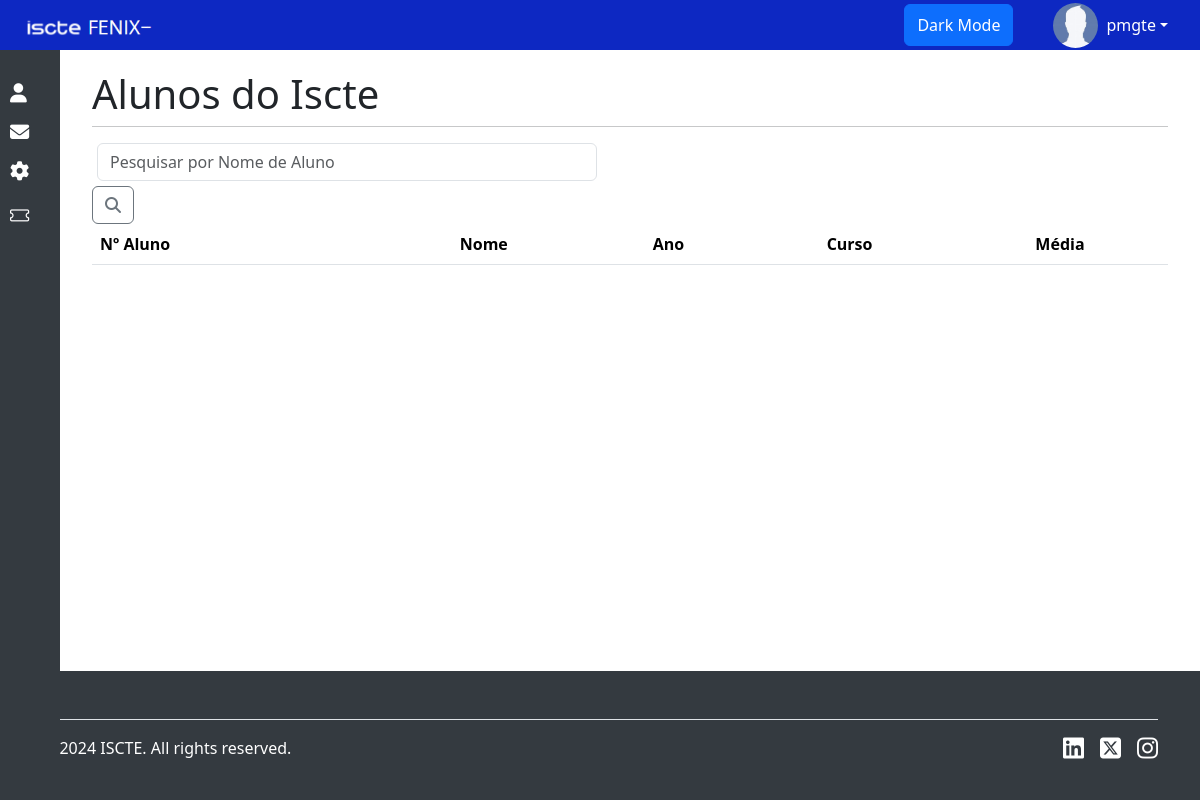
The app's page /Vitae/Alunos (signed in), older data.
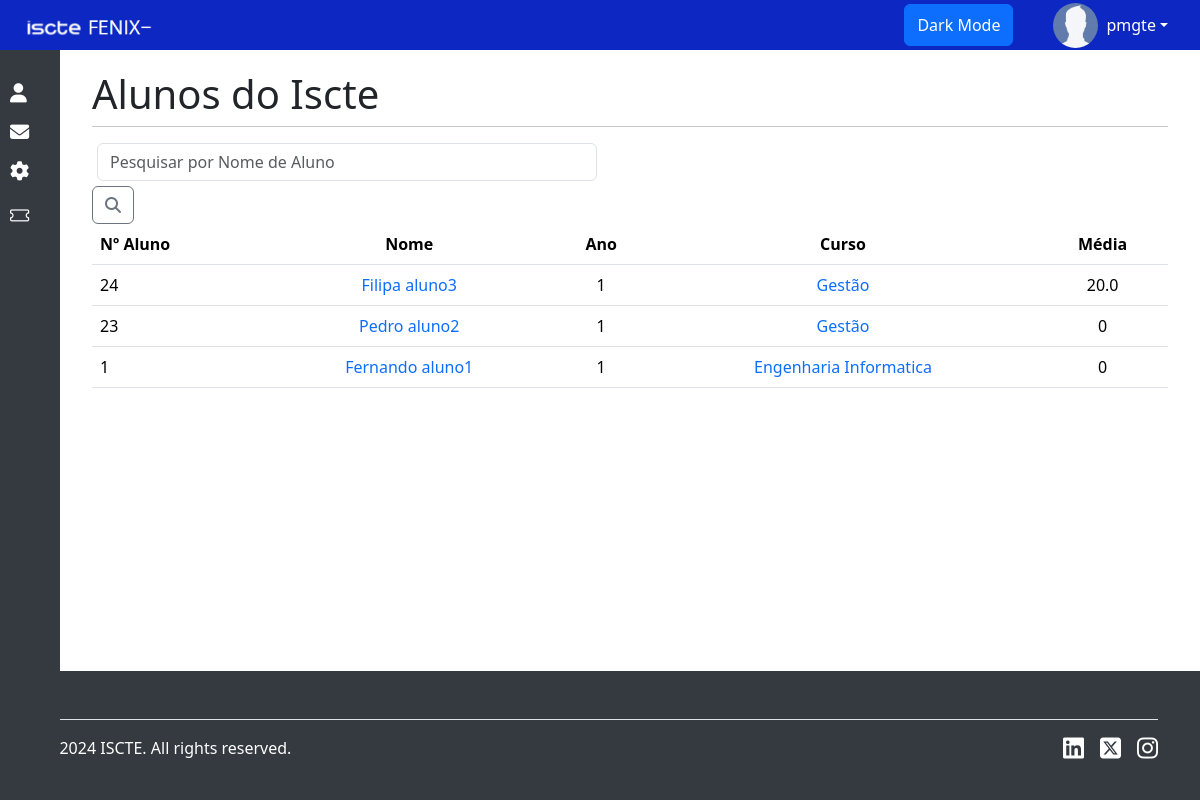
The same page, newer data.
### Vitae/models.py (models this page shows, shortened)
class Matricula(models.Model):
    curso = models.ForeignKey(Curso, on_delete=models.CASCADE)
    aluno = models.ForeignKey(Aluno, on_delete=models.CASCADE)
    ano = models.IntegerField(default=1)
    class Meta:
        constraints = [
            models.UniqueConstraint(fields=['curso', 'aluno'], name='unique_matricula'),
        ]
    def get_media(self):
        planos = PlanoCurricular.objects.filter(curso=self.curso)
        ucs = []
        for uc in planos:
            ucs.append(uc.uc)
        notas = Nota.objects.filter(aluno=self.aluno, uc__in=ucs)
        count_nota = 0
        count_creditos = 0
        for nota in notas:
            creds = nota.uc.creditos
            count_nota += (nota.nota * creds)
            count_creditos += creds
        if count_creditos > 0:
            return count_nota / count_creditos
        else:
            return 0

class Aluno(models.Model):
    numeroAluno = models.IntegerField(primary_key=True)
    foto = models.ImageField(upload_to='alunos', default='', blank=True)
    curso = models.ForeignKey(Curso, on_delete=models.CASCADE)
    user = models.OneToOneField(User, on_delete=models.CASCADE)
    telefone = models.IntegerField(blank=True, null=True)
    morada = models.CharField(max_length=20, blank=True, null=True)
    instagram = models.CharField(max_length=20, blank=True, null=True)
    github = models.CharField(max_length=20, blank=True, null=True)
    facebook = models.CharField(max_length=20, blank=True, null=True)
    data_de_nascimento = models.DateField(blank=True, null=True)

class Curso(models.Model):
    codigo = models.IntegerField(primary_key=True)
    acronimo = models.CharField(max_length=4, unique=True)
    designacao = models.CharField(max_length=100)
    creditos = models.IntegerField()
    descricao = models.TextField()
    coordenador = models.OneToOneField(Professor, on_delete=models.CASCADE)
    def __str__(self):
        return self.designacao

class PlanoCurricular(models.Model):
    uc = models.ForeignKey(UC, on_delete=models.CASCADE)
    curso = models.ForeignKey(Curso, on_delete=models.CASCADE)
    ano = models.IntegerField()
    semestre = models.IntegerField()
    class Meta:
        constraints = [
            models.UniqueConstraint(fields=['uc', 'curso'], name='unique_plano_curricular'),
        ]

class UC(models.Model):
    acronimo = models.CharField(max_length=6, unique=True)
    designacao = models.CharField(max_length=100)
    creditos = models.IntegerField()
    descricao = models.TextField()
    coordenador = models.ForeignKey(Professor, on_delete=models.CASCADE)

class Nota(models.Model):
    aluno = models.ForeignKey(Aluno, on_delete=models.CASCADE)
    nota = models.IntegerField(validators=[MinValueValidator(10), MaxValueValidator(20)], null=True, blank=True)
    uc = models.ForeignKey(UC, on_delete=models.CASCADE)

### Vitae/views.py (the view)
# urls.py: path('Alunos', views.listarAlunos, name='listarAlunos'),
@login_required(login_url='login')
def listarAlunos(request):
    try:
        pesquisa = request.GET.get('search')
        if pesquisa:
            aluno = Aluno.objects.filter(user__first_name__contains=pesquisa)
            matriculados = Matricula.objects.filter(aluno__in=aluno)
            return render(request, 'Vitae/listar_alunos.html', {'matriculados': matriculados})
        else:
            matriculados = Matricula.objects.all()
            return render(request, 'Vitae/listar_alunos.html', {'matriculados': matriculados})
    except KeyError:
        messages.warning(request, "Ocorreu um erro com o seu pedido")
        return HttpResponseRedirect(reverse('FenixMenos'))

### Templates/Vitae/listar_alunos.html (shortened to what this page needs)
{% extends "skeleton.html" %}
{% load static %}
{% block content %}
    <div id="page-content-wrapper">
        <div class="container-fluid">
            <h1> Alunos do Iscte </h1>
            <hr class="mt-2">
            <form method="get">
                <input type="search" class="form-control" id="search" placeholder="Pesquisar por Nome de Aluno" name="search" style="width: 500px">
                <button class="btn btn-outline-secondary" type="submit" id="button-addon2"><i class="fa fa-search"></i></button>
            </form>
            <table class="table table-hover">
                <thead>
                <tr>
                    <th scope="col"> Nº Aluno </th>
                    <th scope="col" class="text-center"> Nome </th>
                    <th scope="col" class="text-center"> Ano </th>
                    <th scope="col" class="text-center"> Curso </th>
                    <th scope="col" class="text-center"> Média </th>
                </tr>
                </thead>
                <tbody>
                {% for matricula in matriculados %}
                    <tr>
                        <td> {{ matricula.aluno.numeroAluno }}</td>
                        <td class="text-center"><a href="{% url 'Vitae:cv' matricula.aluno.user.username %}" class="link-underline link-underline-opacity-0">{{ matricula.aluno.user.get_full_name }} </a></td>
                        <td class="text-center"> {{ matricula.ano }}</td>
                        <td class="text-center"><a href="{% url 'Vitae:detalhes_curso' matricula.curso.acronimo %}" class="link-underline link-underline-opacity-0"> {{ matricula.curso }} </a></td>
                        <td class="text-center"> {{ matricula.get_media }} </td>
                    </tr>
                {% endfor %}
                </tbody>
            </table>
        </div>
    </div>
{% endblock %}

### Templates/skeleton.html (shortened to what this page needs)
<!DOCTYPE html>
<html lang="en">
<head>
    <link href="https://cdn.jsdelivr.net/npm/bootstrap@5.3.3/dist/css/bootstrap.min.css" rel="stylesheet">
    <link rel="stylesheet" href="https://cdn.jsdelivr.net/npm/bootstrap-icons@1.11.3/font/bootstrap-icons.min.css">
    {% load static %}
    {% load static %}
    <link rel="stylesheet" href="{% static 'FenixMenos/CSS/style.css' %}">
</head>
<body>
<header>
    <nav class="navbar navbar-expand-lg navbar-light ">
        <div class="container-fluid">
            <a class="navbar-brand" href="{% url 'index' %}">
                <img src="{% static 'FenixMenos/Imagens/Iscte-logo.png' %}" alt="ISCTE Logo" style="height: 50px;">
            </a>
            <ul class="navbar-nav ms-auto">
                {% if user.is_authenticated %}
                    <div class="d-flex align-items-center">
                        <button id="toggleDark" class="btn btn-primary"> Dark Mode </button>
                    </div>
                    <li class="nav-item dropdown ml-3">
                        <a class="nav-link dropdown-toggle d-flex align-items-center text-white" href="#" id="navbarDropdown" role="button" data-bs-toggle="dropdown" aria-expanded="false">
    <span class="me-2">
        {% if request.user.is_authenticated %}
            {% if request.user.aluno and request.user.aluno.foto %}
                <img id="AlunofotoIcon" src="{{ request.user.aluno.foto.url }}" class="rounded-circle" style="width: 25px; height: 25px;">
            {% elif request.user.professor and request.user.professor.foto %}
                <img id="ProfessorFotoIcon" src="{{ request.user.professor.foto.url }}" class="rounded-circle" style="width: 25px; height: 25px;">
            {% else %}
                <img src="{% static 'FenixMenos/Imagens/th.jpg' %}" alt="User Photo" class="rounded-circle" style="width: 45px; height: 45px;">
            {% endif %}
        {% endif %}
    </span>
                            {{ user.username }}
                        </a>
                    </li>
                {% endif %}
            </ul>
        </div>
    </nav>
</header>
{% block content %}
{% endblock %}
{% if user.is_authenticated %}
<div class="sidebar" id="mySidebar">
    <br>
    <ul>
        <li class="submenu">
            <a href=""><i class="fa fa-user"></i><span> Vitae </span></a>
        </li>
        <li class="submenu">
            <a href="{% url 'Community:community' %}"><i class="fa fa-envelope"></i><span> Community </span></a>
        </li>
        {% if request.user.is_superuser %}
            <li><a href="{% url 'registarProfessor' %}"><i class="fa fa-gear"></i><span> Registar Professores </span></a></li>
        {% endif %}
        <li><a href="{% url 'sugestoes' %}"><i class="bi bi-ticket"></i><span> Sugestões </span></a></li>
    </ul>
</div>
 {% endif %}
<footer class="footer">
    <br>
    <div class="container">
        <div class="d-flex flex-wrap justify-content-between align-items-center py-3 my-4 border-top">
            <div class="col-md-4 d-flex align-items-center">
                <span class="mb-3 mb-md-0">&copy; 2024 ISCTE. All rights reserved.</span>
            </div>
            <ul class="nav col-md-4 justify-content-end list-unstyled d-flex">
                <li class="ms-3"><a href="https://www.linkedin.com/school/iscte/?originalSubdomain=pt"><i class="fa-brands fa-linkedin fa-xl" style="color: #ffffff;"></i></a></li>
                <li class="ms-3"><a href="https://twitter.com/ISCTEIUL"><i class="fa-brands fa-square-x-twitter fa-xl" style="color: #ffffff;"></i></a></li>
                <li class="ms-3"><a href="https://www.instagram.com/iscte_iul/"><i class="fa-brands fa-instagram fa-xl" style="color: #ffffff;"></i></a></li>
            </ul>
        </div>
    </div>
</footer>
</body>
</html>

### Static/FenixMenos/CSS/style.css (style rules this page uses)
.header, .navbar { width: 100%; height: 50px; position: fixed; background-color: #0d28c2; // Cor de fundo do cabeçalho position: fixed; top: 0; left: 0; z-index: 1100; }
.nav-item { padding: 8px 12px; }
.nav-link { padding: 8px 12px; }
.btn-primary { padding: 8px 12px; }
.navbar { z-index: 1020; }
.navbar .dropdown { margin-left: 20px; }
.sidebar { width: 60px; min-height: 100vh; background-color: #343a40; position: fixed; top: 50px; overflow-x: hidden; overflow-y: auto; transition: width 0.5s; z-index: 1000; }
.sidebar ul { list-style: none; padding: 0; margin: 0; }
.sidebar ul li { padding: 10px 10px; }
.sidebar ul li a { display: flex; align-items: center; color: white; text-decoration: none; }
.sidebar ul li a i { margin-right: 10px; font-size: 1.2em; min-width: 30px; text-align: center; }
.sidebar ul li a i { text-align: left; width: auto; }
#page-content-wrapper { margin-left: 60px; padding: 20px; }
body { padding-top: 50px; }
.footer { left: 0; bottom: 0; margin-top: auto; width: 100%; background-color: #343a40; color: white; text-align: center; }
input { margin: 5px; }
body { display: flex; flex-direction: column; min-height: 100vh; }

Row changes from the older to the newer data that the page shows:
added Matricula: aluno.numeroAluno "24", aluno.user.get_full_name "Filipa aluno3", ano "1", curso "Gestão", get_media "20.0"
added Matricula: aluno.numeroAluno "23", aluno.user.get_full_name "Pedro aluno2", ano "1", curso "Gestão", get_media "0"
added Matricula: aluno.numeroAluno "1", aluno.user.get_full_name "Fernando aluno1", ano "1", curso "Engenharia Informatica", get_media "0"
